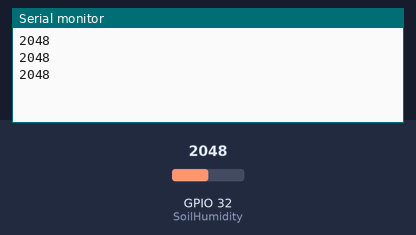
Simulated run of this sketch. Board: ESP32. Parts: the last lines printed to the serial monitor. The inputs (shaded band) are chosen by the test bench; at power-on: GPIO 32 (SoilHumidity) = 2048.

Above: at 1.3 s.
1.4 s: GPIO 32 (SoilHumidity) set to 2866
At 1.9 s:
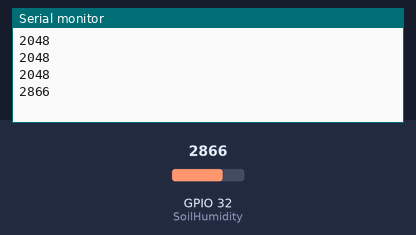
2.9 s: GPIO 32 (SoilHumidity) set to 3603
At 3.4 s:
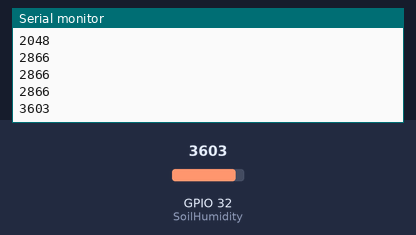
Timing chart, 0 to 5.9 s (numbered marks = the images above; inputs shaded):
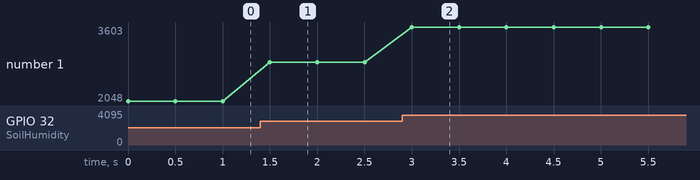

Measured:
- after the input at 1.4 s, the serial monitor: prints a new line after 0.10 s (image 1)
- after the input at 2.9 s, the serial monitor: prints a new line after 0.10 s (image 2)
- plotted number 1: 2048 → 2866 after the input at 1.4 s, 2866 → 3603 after the input at 2.9 s

The sketch:

8.1Soil-Humidity-Sensor.ino
```cpp
// 8.1 SOIL HUMIDITY SENSOR
// 8.1 Function to reads the value of soil humidity.

// Make sure the pin number watch with io32 you attach on the board.
#define SoilHumidity 32  // Set the soil humidity sensor pin.

// Set the setup.
void setup() {

  Serial.begin(9600);  // Initialize serial communication and set baud rate to "9600".

  pinMode(SoilHumidity, INPUT);  // Set the steam senor as input.
}

// The loop function run repeatedly forever.
void loop() {

  int ReadValue = analogRead(SoilHumidity);  // Read the value of soil humidity sensor.

  Serial.println(ReadValue);  // Print value of steam sensor.

  delay(500);  // Delay for 5 millisecond.
}

// RESULT
// Touch the detection area of the sensor with your wet finger.
// Currently detected humidity value will be printed on the monitor.
// value will display in unit Digital-to-Analog(DAC).
```
